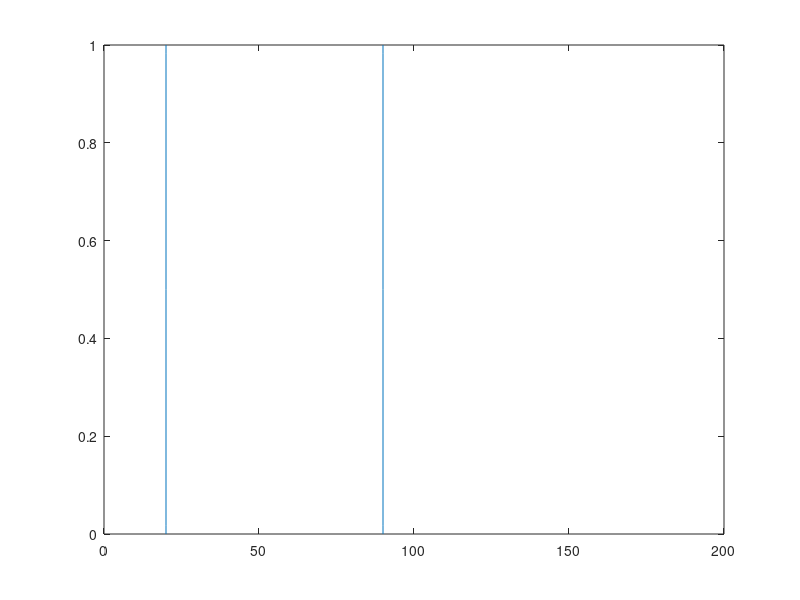

Write the MATLAB code that produced this figure. (Note: this script raises an error after producing the figure.)
time = 0:0.001:200;


flux_min = 0;
%flux_max = 1;  
t_up   = 20;
t_down = 80;
lengthpulse = t_down - t_up;
lengtht1 = 10;
t0 = t_up;	
t1 = t0 + lengtht1;
%ramp = 0.001;	
%x_centre = -0.0008;
%y_centre = -0.0008;
for i = 1:length(time)
    flux_time(i) = 0.5 * tanh((time(i)-t0)/0.0005) - 0.5 * tanh((time(i)-t1-lengthpulse)/0.0005);
    %flux_space = (flux_max-flux_min) * exp(- ((pow((x-x_centre),2)+pow((y-y_centre),2)) / (2 * pow(ramp,2)))); 
    %flux_out = flux_min + flux_time * flux_space;
    flux_out(i) = flux_min + flux_time(i);
end

figure, plot(time, flux_out)
%% 
K_input_min = 0;
K_input_max = 2.5;
ramp = 0.001; % 0.004; 
%x_centre = -0.0008; % 0;
%y_centre = -0.0008; % 0;
F_input = 2.5;
t2 = t0 + lengthpulse;
t3 = t1 + lengthpulse;
alpha = 2;
beta = 5;
deltat= 10; 	
gab = factorialK(alpha + beta - 1)
ga = factorialK(alpha - 1)
gb = factorialK(beta - 1)
%K_space = (K_input_max-K_input_min) * exp(- ((pow((x-x_centre),2)+pow((y-y_centre),2)) / (2 * pow(ramp,2)))); 
for i = 1:length(time)
    if (time(i) >= t0 && time(i) <= t1) 
        K_time = F_input * gab / (ga * gb) * ((1-(time(i)-t0) / deltat))^(beta - 1) * (((time(i) - t0) / deltat))^(alpha-1);  
    elseif (time(i) >= t2 && time(i) <= t3) 
        K_time = - F_input;
    else 
        K_time = 0;
    end
    K_out(i) = K_input_min + K_time;
end
figure, plot(time, K_out)

%%

for i = 1:length(time)
    out(i) = getRef(time(i),'ft');
end

figure, plot(time, out)


